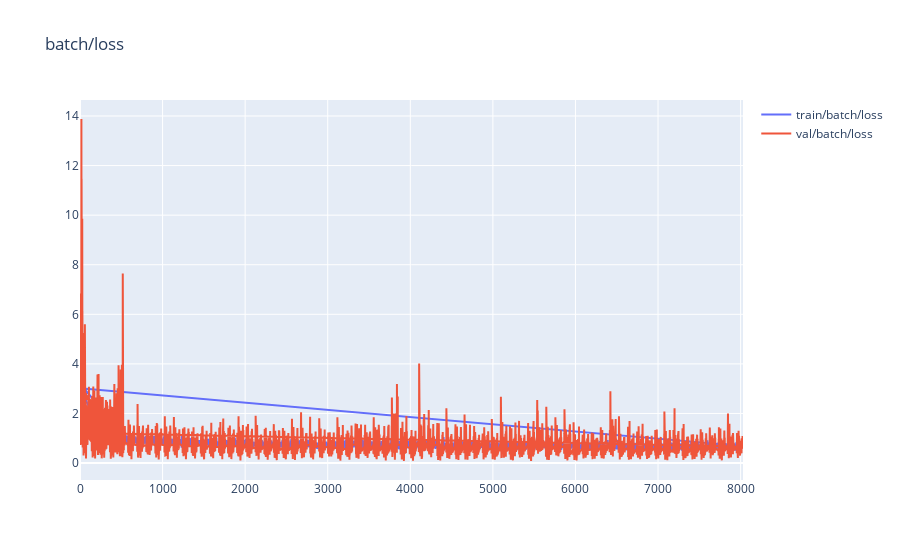
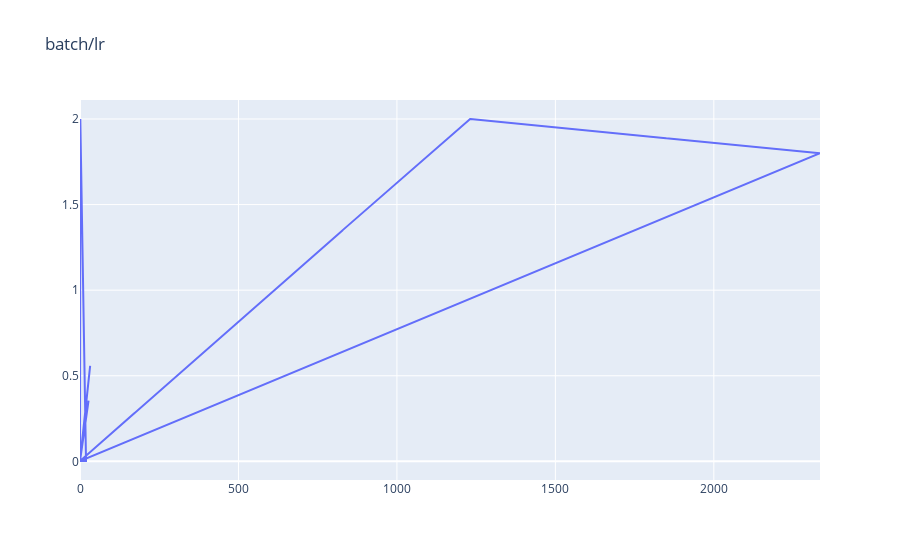

Source (notebook cell) for these figures, in order:
### Code cell
keker.plot_kek(logdir="logdir_stage01", step="batch")

### Figure 1 — Plotly figure (JSON) as saved in the notebook; plotly's stock layout.template omitted (floating-point values rounded to 4 significant figures; data arrays with more than 128 entries replaced by an {"elided": "..."} marker saying what was removed)
{"data": [{"name": "train/batch/loss", "type": "scatter", "x": {"elided": "2739 int values"}, "y": {"elided": "2739 float values"}}, {"name": "val/batch/loss", "type": "scatter", "x": {"elided": "6872 int values"}, "y": {"elided": "6872 float values"}}], "layout": {"title": {"text": "batch/loss"}, "yaxis": {"hoverformat": ".6f"}}}

### Figure 2 — Plotly figure (JSON) as saved in the notebook; plotly's stock layout.template omitted (floating-point values rounded to 4 significant figures; data arrays with more than 128 entries replaced by an {"elided": "..."} marker saying what was removed)
{"data": [{"name": "train/batch/lr", "type": "scatter", "x": {"elided": "2739 int values"}, "y": {"elided": "2739 float values"}}], "layout": {"title": {"text": "batch/lr"}, "yaxis": {"hoverformat": ".6f"}}}
